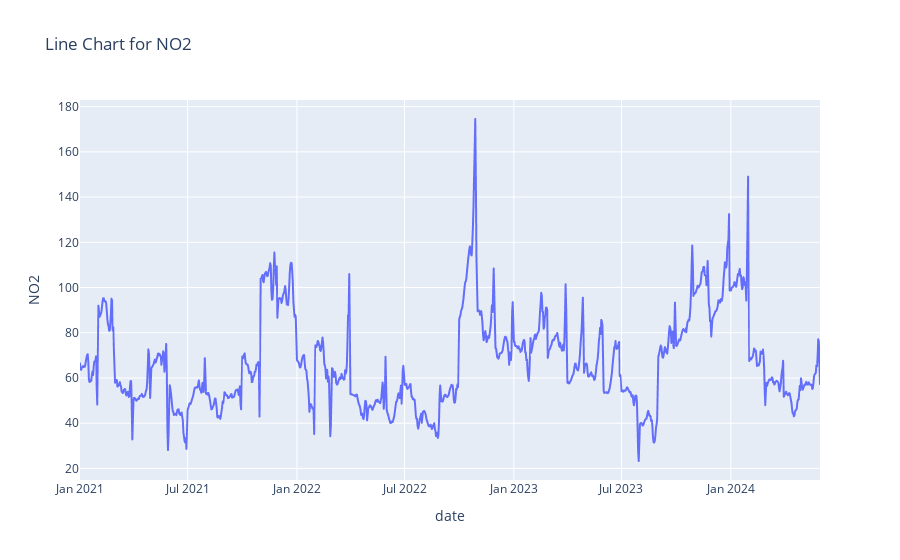
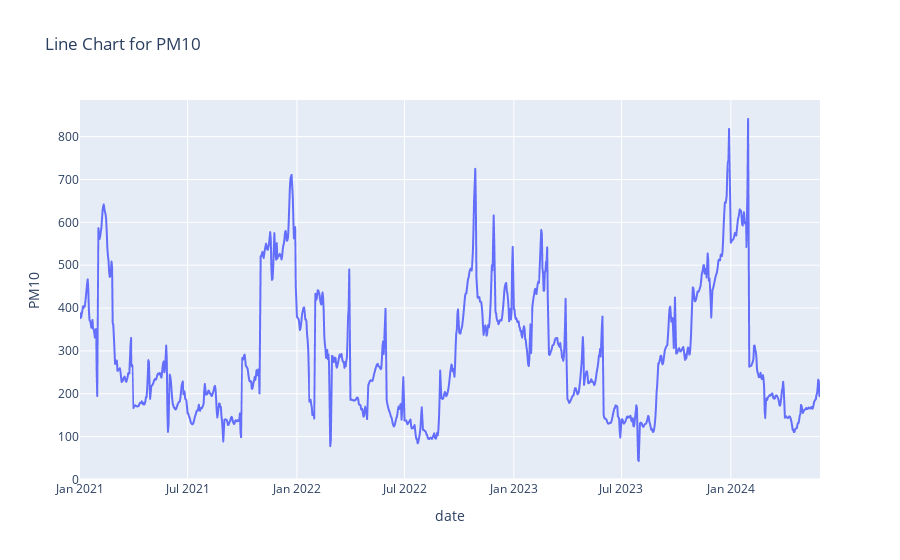
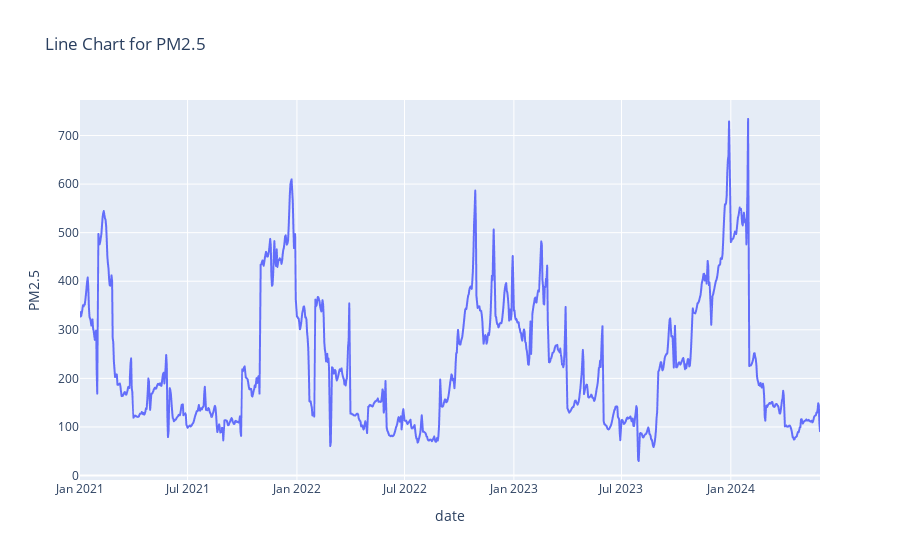
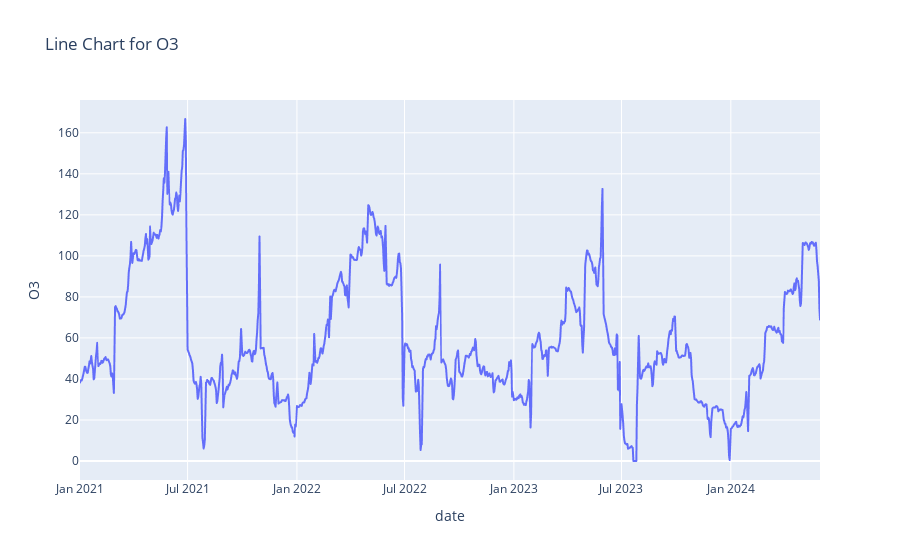

The notebook cell saved with these charts, in order:
### Code cell
pollutants = ['NO2', 'PM10', 'PM2.5', 'O3', 'SO2', 'CO']
line_chart(df_Delhi, pollutants)

### Figure 1 — Plotly figure (JSON) as saved in the notebook; plotly's stock layout.template omitted (floating-point values rounded to 4 significant figures; data arrays with more than 128 entries replaced by an {"elided": "..."} marker saying what was removed)
{"data": [{"hovertemplate": "date=%{x}<br>NO2=%{y}<extra></extra>", "legendgroup": "", "line": {"color": "#636efa", "dash": "solid"}, "marker": {"symbol": "circle"}, "mode": "lines", "name": "", "showlegend": false, "type": "scattergl", "x": {"elided": "1206 str values"}, "xaxis": "x", "y": {"elided": "1206 float values"}, "yaxis": "y"}], "layout": {"legend": {"tracegroupgap": 0}, "title": {"text": "Line Chart for NO2"}, "xaxis": {"anchor": "y", "domain": [0, 1], "title": {"text": "date"}}, "yaxis": {"anchor": "x", "domain": [0, 1], "title": {"text": "NO2"}}}}

### Figure 2 — Plotly figure (JSON) as saved in the notebook; plotly's stock layout.template omitted (floating-point values rounded to 4 significant figures; data arrays with more than 128 entries replaced by an {"elided": "..."} marker saying what was removed)
{"data": [{"hovertemplate": "date=%{x}<br>PM10=%{y}<extra></extra>", "legendgroup": "", "line": {"color": "#636efa", "dash": "solid"}, "marker": {"symbol": "circle"}, "mode": "lines", "name": "", "showlegend": false, "type": "scattergl", "x": {"elided": "1206 str values"}, "xaxis": "x", "y": {"elided": "1206 float values"}, "yaxis": "y"}], "layout": {"legend": {"tracegroupgap": 0}, "title": {"text": "Line Chart for PM10"}, "xaxis": {"anchor": "y", "domain": [0, 1], "title": {"text": "date"}}, "yaxis": {"anchor": "x", "domain": [0, 1], "title": {"text": "PM10"}}}}

### Figure 3 — Plotly figure (JSON) as saved in the notebook; plotly's stock layout.template omitted (floating-point values rounded to 4 significant figures; data arrays with more than 128 entries replaced by an {"elided": "..."} marker saying what was removed)
{"data": [{"hovertemplate": "date=%{x}<br>PM2.5=%{y}<extra></extra>", "legendgroup": "", "line": {"color": "#636efa", "dash": "solid"}, "marker": {"symbol": "circle"}, "mode": "lines", "name": "", "showlegend": false, "type": "scattergl", "x": {"elided": "1206 str values"}, "xaxis": "x", "y": {"elided": "1206 float values"}, "yaxis": "y"}], "layout": {"legend": {"tracegroupgap": 0}, "title": {"text": "Line Chart for PM2.5"}, "xaxis": {"anchor": "y", "domain": [0, 1], "title": {"text": "date"}}, "yaxis": {"anchor": "x", "domain": [0, 1], "title": {"text": "PM2.5"}}}}

### Figure 4 — Plotly figure (JSON) as saved in the notebook; plotly's stock layout.template omitted (floating-point values rounded to 4 significant figures; data arrays with more than 128 entries replaced by an {"elided": "..."} marker saying what was removed)
{"data": [{"hovertemplate": "date=%{x}<br>O3=%{y}<extra></extra>", "legendgroup": "", "line": {"color": "#636efa", "dash": "solid"}, "marker": {"symbol": "circle"}, "mode": "lines", "name": "", "showlegend": false, "type": "scattergl", "x": {"elided": "1206 str values"}, "xaxis": "x", "y": {"elided": "1206 float values"}, "yaxis": "y"}], "layout": {"legend": {"tracegroupgap": 0}, "title": {"text": "Line Chart for O3"}, "xaxis": {"anchor": "y", "domain": [0, 1], "title": {"text": "date"}}, "yaxis": {"anchor": "x", "domain": [0, 1], "title": {"text": "O3"}}}}
